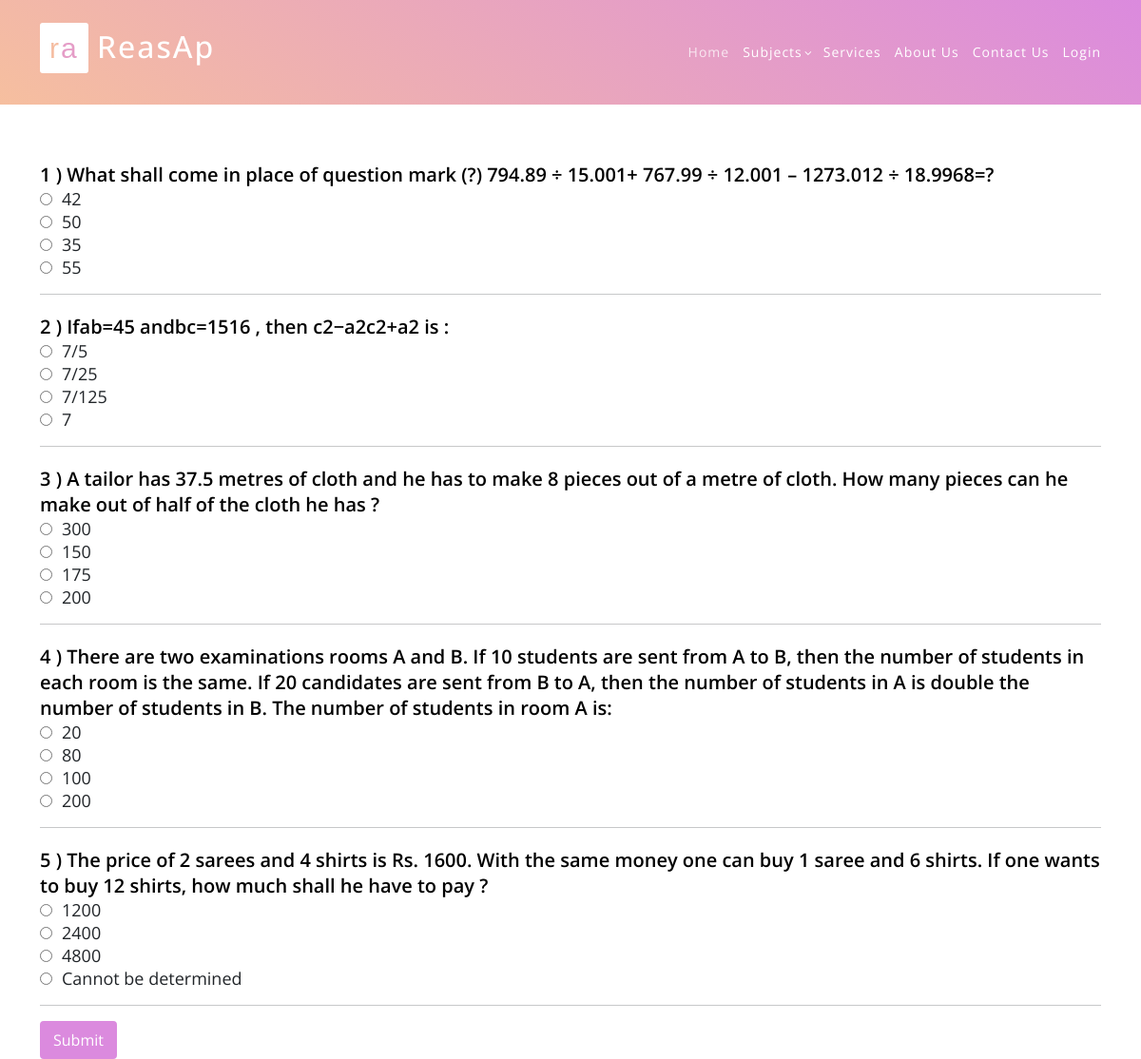
Screenshot of /Simplification/ with the database file from the repository.
### aptitude/models.py (models this page shows)
class Simplication(models.Model):
    Ques3 = models.CharField(max_length=500,default="true")
    Op31 = models.CharField(max_length=100,default="true")
    Op32 = models.CharField(max_length=100,default="true")
    Op33 = models.CharField(max_length=100,default="true")
    Op34 = models.CharField(max_length=100,default="true")
    Corans3 = models.CharField(max_length=100,default="true")

### aptitude/views.py (the view)
# urls.py: path('Simplification/',simply, name="simpage"),
def simply(request):
    data4 = Simplication.objects.all()
    return render(request,"Simpli.html",{"data4":data4})

### aptitude/templates/Simpli.html (shortened to what this page needs)
<html>
<head>
    <link rel="stylesheet" href="https://maxcdn.bootstrapcdn.com/bootstrap/4.5.0/css/bootstrap.min.css">
    {% include "header.html" %}
</head>
<body>
<div class="container">
    <div class='sec'>
        {% for i in  data4 %}
        <table class="ques_text">
            <tr>
                <td class="text">{{i.id}} ) {{i.Ques3}} </td>
            </tr>
            <tr>
                <td class="op"><input type = "radio" class="rb" name = {{i.id}} id="Option1" value="{{i.Op31}}">{{i.Op31}}</td>
            </tr>
            <tr>
                <td class="op"><input type = "radio" class="rb" name = {{i.id}} id="Option2" value="{{i.Op32}}">{{i.Op32}}</td>
            </tr>
            <tr>
                <td class="op"><input type = "radio" class="rb" name = {{i.id}} id="Option3" value="{{i.Op33}}">{{i.Op33}}</td>
            </tr>
            <tr>
                <td class="op"><input type = "radio" class="rb" name = {{i.id}} id="Option4" value="{{i.Op34}}">{{i.Op34}}</td>
            </tr>
        </table>
        <hr>
        {% endfor %}
        <input type="submit" class="btn btn-success" value="Submit" id="b1" onclick="getanswers()">
        <br>
    </div>
</div>
</body>
</html>

### static/assets/css/templatemo-eduwell-style.css (style rules this page uses)
html, body, div, span, applet, object, iframe, h1, h2, h3, h4, h5, h6, p, blockquote, div pre, a, abbr, acronym, address, big, cite, code, del, dfn, em, font, img, ins, kbd, q, s, samp, small, strike, strong, sub, sup, tt, var, b, u, i, center, dl, dt, dd, ol, ul, li, figure, header, nav, section, article, aside, footer, figcaption { margin: 0; padding: 0; border: 0; outline: 0; }
* { box-sizing: border-box; }
html, body { font-family: 'Open Sans', sans-serif; font-weight: 400; background-color: #fff; font-size: 16px; -ms-text-size-adjust: 100%; -webkit-font-smoothing: antialiased; -moz-osx-font-smoothing: grayscale; }
html, body { background: #fff; font-family: 'Open Sans', sans-serif; }
body { overflow-x: hidden; }

### static/assets/css/reasoning.css (style rules this page uses)
* { margin:0px; padding:0px; }

### aptitude/templates/Simpli.html (style rules this page uses)
table.ques_text { position: relative; margin-top: 20px; }
.text { color: black!important; font-weight:600; font-size:20px; }
.op { font-size:18px; }
#Option1 { margin-right: 10px; }
#Option2 { margin-right: 10px; }
#Option3 { margin-right: 10px; }
#Option4 { margin-right: 10px; }
.btn-success { color:white; background-color: #db8ade; border-color: #db8ade; }
input#b1 { color: white; background-color: #db8ade; border: 2px solid #db8ade; box-shadow:#db8ade; }
.sec { padding-top: 150px; }

### rows the page displays
Simplication: id "1", Ques3 "What shall come in place of question mark (?) 794.89 ÷ 15.001+ 767.99 ÷ 12.001 – 1273.012 ÷ 18.9968=?", Op31 "42", Op32 "50", Op33 "35", Op34 "55"
Simplication: id "2", Ques3 "Ifab=45 andbc=1516 , then c2−a2c2+a2 is :", Op31 "7/5", Op32 "7/25", Op33 "7/125", Op34 "7"
Simplication: id "3", Ques3 "A tailor has 37.5 metres of cloth and he has to make 8 pieces out of a metre of cloth. How many pieces can he make out of half of the cloth he has ?", Op31 "300", Op32 "150", Op33 "175", Op34 "200"
Simplication: id "4", Ques3 "There are two examinations rooms A and B. If 10 students are sent from A to B, then the number of students in each room is the same. If 20 candidates are sent from B to A, then the number of students in A is double the number of students in B. The number of students in room A is:", Op31 "20", Op32 "80", Op33 "100", Op34 "200"
Simplication: id "5", Ques3 "The price of 2 sarees and 4 shirts is Rs. 1600. With the same money one can buy 1 saree and 6 shirts. If one wants to buy 12 shirts, how much shall he have to pay ?", Op31 "1200", Op32 "2400", Op33 "4800", Op34 "Cannot be determined"
